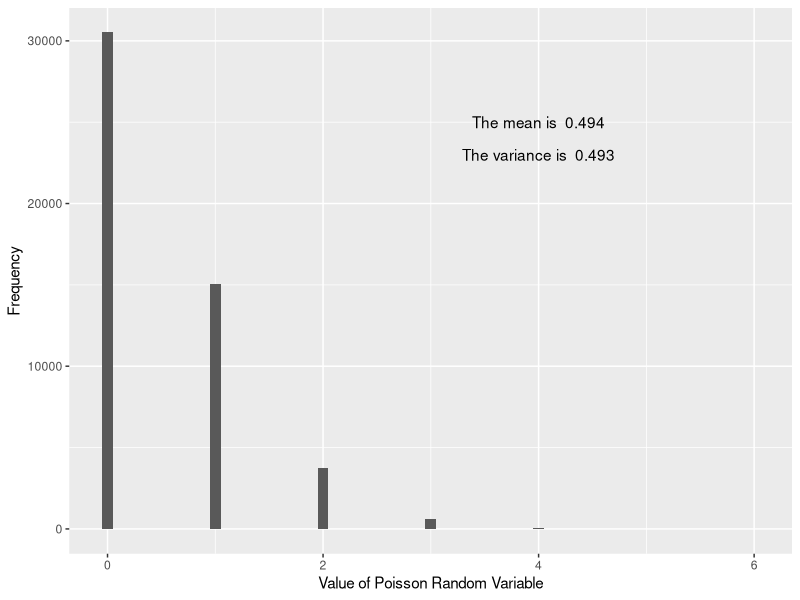
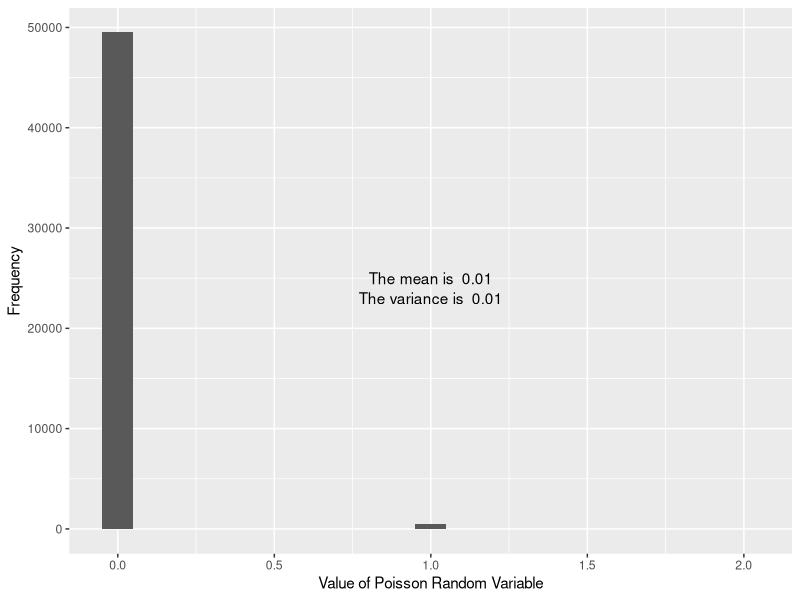
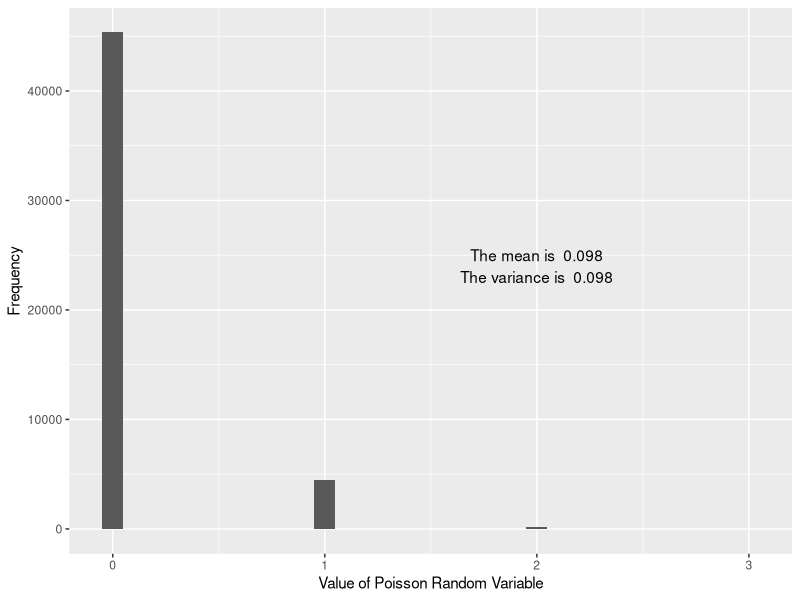
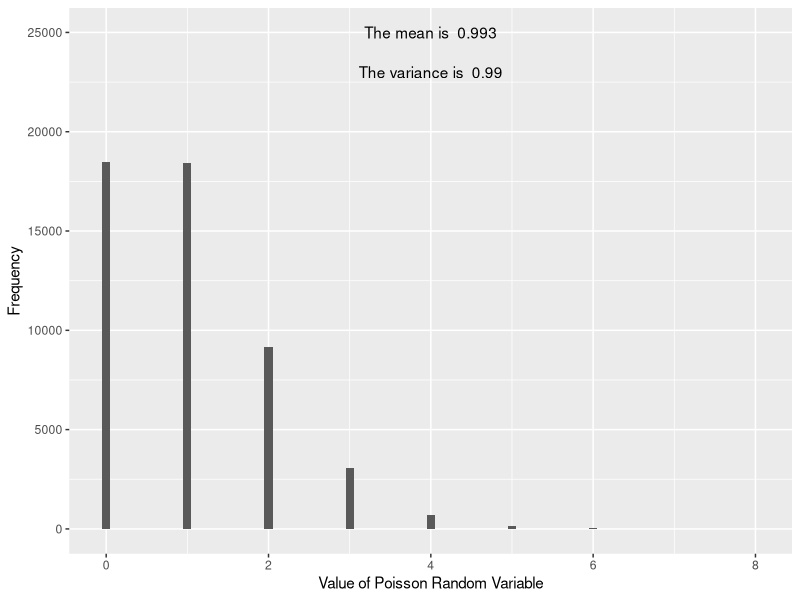
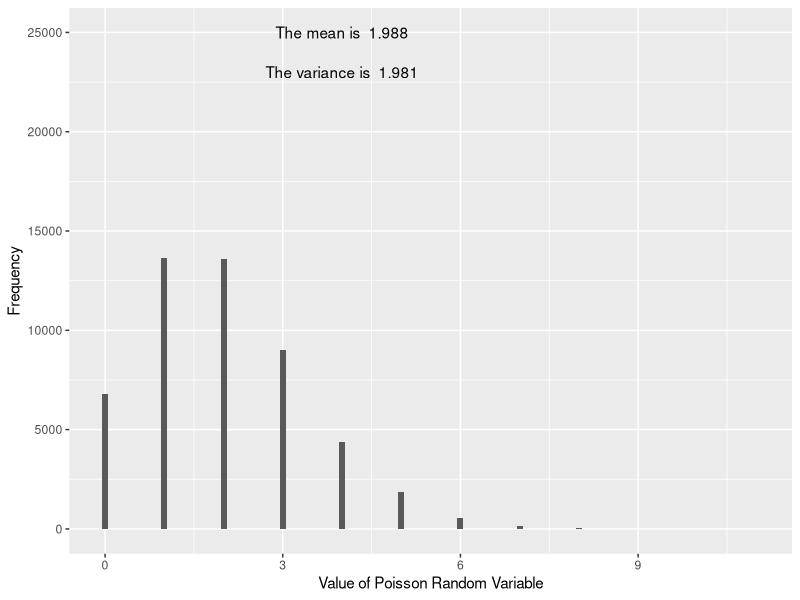
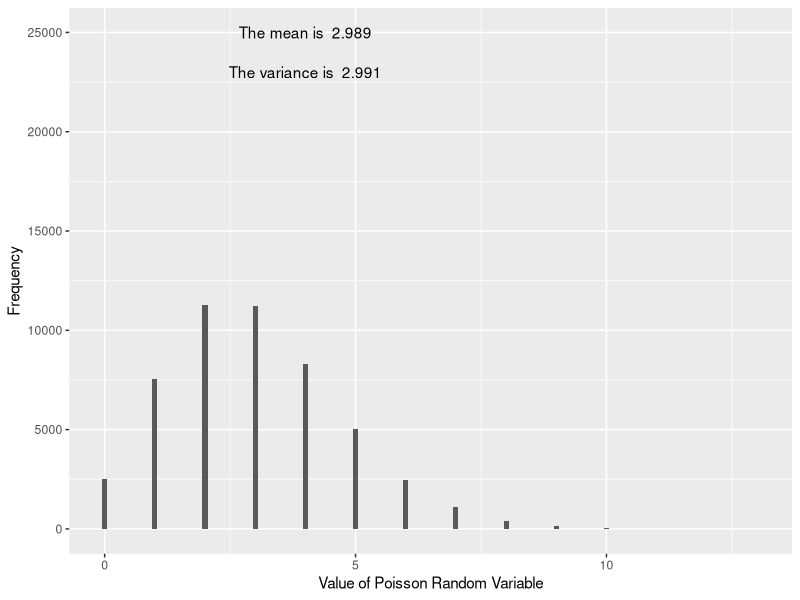
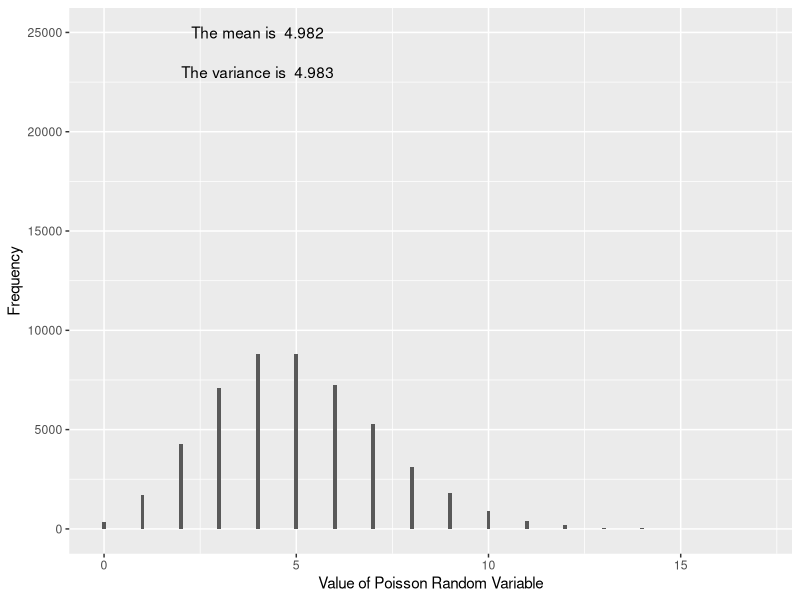
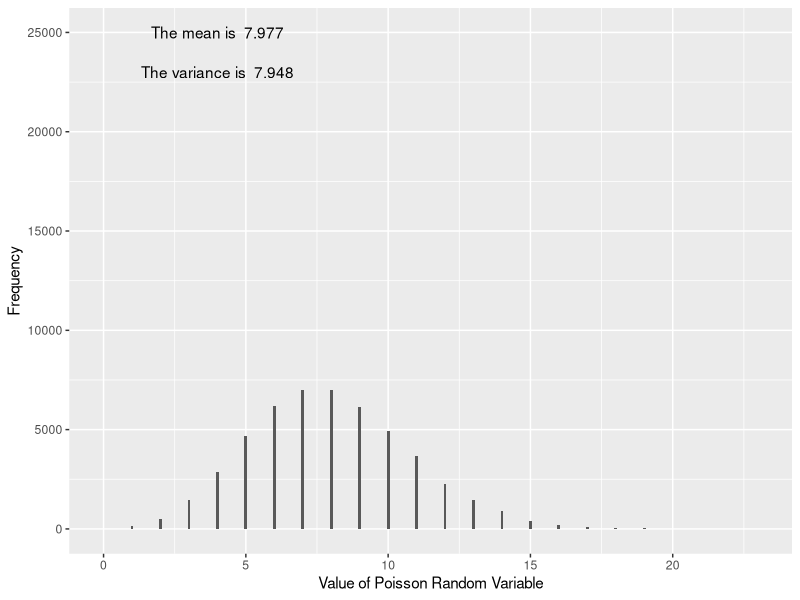

These figures' R source, in order:
## ---- chunk 1
knitr::opts_chunk$set(echo = TRUE)
## ---- chunk 2
library(tidyverse)
## ---- chunk 3
#Generate a random sample
num_samples <- 50000
set.seed(123) #This random number seeds allows us to get the same "random" results
poisson_values <- rpois(n = num_samples, lambda = 0.5)
set.seed(NULL)

#Store data as data frame so it can be used with ggplot
df <- data.frame(X = poisson_values)

#Create Plot
ggplot(data = df, mapping = aes(x = X)) +
  geom_histogram(binwidth = 0.1) + 
  annotate("text", x = 4, y = 25000, label= paste("The mean is ", round(mean(df$X), digits = 3))) + 
  annotate("text", x = 4, y = 23000, label= paste("The variance is ", round(var(df$X), digits = 3))) +
  labs(y = "Frequency",
       x = "Value of Poisson Random Variable")
## ---- chunk 4
#Generate a random sample
num_samples <- 50000
set.seed(123) #This random number seeds allows us to get the same "random" results
poisson_values <- rpois(n = num_samples, lambda = 0.01)
set.seed(NULL)

#Store data as data frame so it can be used with ggplot
df <- data.frame(X = poisson_values)

#Create Plot
ggplot(data = df, mapping = aes(x = X)) +
  geom_histogram(binwidth = 0.1) + 
  annotate("text", x = 1, y = 25000, label= paste("The mean is ", round(mean(df$X), digits = 3))) + 
  annotate("text", x = 1, y = 23000, label= paste("The variance is ", round(var(df$X), digits = 3))) +
  labs(y = "Frequency",
       x = "Value of Poisson Random Variable")

#Generate a random sample
num_samples <- 50000
set.seed(123) #This random number seeds allows us to get the same "random" results
poisson_values <- rpois(n = num_samples, lambda = 0.1)
set.seed(NULL)

#Store data as data frame so it can be used with ggplot
df <- data.frame(X = poisson_values)

#Create Plot
ggplot(data = df, mapping = aes(x = X)) +
  geom_histogram(binwidth = 0.1) + 
  annotate("text", x = 2, y = 25000, label= paste("The mean is ", round(mean(df$X), digits = 3))) + 
  annotate("text", x = 2, y = 23000, label= paste("The variance is ", round(var(df$X), digits = 3))) +
  labs(y = "Frequency",
       x = "Value of Poisson Random Variable")

#Generate a random sample
num_samples <- 50000
set.seed(123) #This random number seeds allows us to get the same "random" results
poisson_values <- rpois(n = num_samples, lambda = 1)
set.seed(NULL)

#Store data as data frame so it can be used with ggplot
df <- data.frame(X = poisson_values)

#Create Plot
ggplot(data = df, mapping = aes(x = X)) +
  geom_histogram(binwidth = 0.1) + 
  annotate("text", x = 4, y = 25000, label= paste("The mean is ", round(mean(df$X), digits = 3))) + 
  annotate("text", x = 4, y = 23000, label= paste("The variance is ", round(var(df$X), digits = 3))) +
  labs(y = "Frequency",
       x = "Value of Poisson Random Variable")

#Generate a random sample
num_samples <- 50000
set.seed(123) #This random number seeds allows us to get the same "random" results
poisson_values <- rpois(n = num_samples, lambda = 2)
set.seed(NULL)

#Store data as data frame so it can be used with ggplot
df <- data.frame(X = poisson_values)

#Create Plot
ggplot(data = df, mapping = aes(x = X)) +
  geom_histogram(binwidth = 0.1) + 
  annotate("text", x = 4, y = 25000, label= paste("The mean is ", round(mean(df$X), digits = 3))) + 
  annotate("text", x = 4, y = 23000, label= paste("The variance is ", round(var(df$X), digits = 3))) +
  labs(y = "Frequency",
       x = "Value of Poisson Random Variable")

#Generate a random sample
num_samples <- 50000
set.seed(123) #This random number seeds allows us to get the same "random" results
poisson_values <- rpois(n = num_samples, lambda = 3)
set.seed(NULL)

#Store data as data frame so it can be used with ggplot
df <- data.frame(X = poisson_values)

#Create Plot
ggplot(data = df, mapping = aes(x = X)) +
  geom_histogram(binwidth = 0.1) + 
  annotate("text", x = 4, y = 25000, label= paste("The mean is ", round(mean(df$X), digits = 3))) + 
  annotate("text", x = 4, y = 23000, label= paste("The variance is ", round(var(df$X), digits = 3))) +
  labs(y = "Frequency",
       x = "Value of Poisson Random Variable")

#Generate a random sample
num_samples <- 50000
set.seed(123) #This random number seeds allows us to get the same "random" results
poisson_values <- rpois(n = num_samples, lambda = 5)
set.seed(NULL)

#Store data as data frame so it can be used with ggplot
df <- data.frame(X = poisson_values)

#Create Plot
ggplot(data = df, mapping = aes(x = X)) +
  geom_histogram(binwidth = 0.1) + 
  annotate("text", x = 4, y = 25000, label= paste("The mean is ", round(mean(df$X), digits = 3))) + 
  annotate("text", x = 4, y = 23000, label= paste("The variance is ", round(var(df$X), digits = 3))) +
  labs(y = "Frequency",
       x = "Value of Poisson Random Variable")

#Generate a random sample
num_samples <- 50000
set.seed(123) #This random number seeds allows us to get the same "random" results
poisson_values <- rpois(n = num_samples, lambda = 8)
set.seed(NULL)

#Store data as data frame so it can be used with ggplot
df <- data.frame(X = poisson_values)

#Create Plot
ggplot(data = df, mapping = aes(x = X)) +
  geom_histogram(binwidth = 0.1) + 
  annotate("text", x = 4, y = 25000, label= paste("The mean is ", round(mean(df$X), digits = 3))) + 
  annotate("text", x = 4, y = 23000, label= paste("The variance is ", round(var(df$X), digits = 3))) +
  labs(y = "Frequency",
       x = "Value of Poisson Random Variable")

#Generate a random sample
num_samples <- 50000
set.seed(123) #This random number seeds allows us to get the same "random" results
poisson_values <- rpois(n = num_samples, lambda = 10)
set.seed(NULL)

#Store data as data frame so it can be used with ggplot
df <- data.frame(X = poisson_values)

#Create Plot
ggplot(data = df, mapping = aes(x = X)) +
  geom_histogram(binwidth = 0.1) + 
  annotate("text", x = 4, y = 25000, label= paste("The mean is ", round(mean(df$X), digits = 3))) + 
  annotate("text", x = 4, y = 23000, label= paste("The variance is ", round(var(df$X), digits = 3))) +
  labs(y = "Frequency",
       x = "Value of Poisson Random Variable")
## ---- chunk 5
num_samples <- 50000
set.seed(123) #This random number seeds allows us to get the same "random" results
poisson_values <- rpois(n = num_samples, lambda = 25)
set.seed(NULL)

#Store data as data frame so it can be used with ggplot
df <- data.frame(X = poisson_values)

#Create Plot
ggplot(data = df, mapping = aes(x = X)) +
  geom_histogram(binwidth = 0.1) + 
  annotate("text", x = 25, y = 10000, label= paste("The mean is ", round(mean(df$X), digits = 3))) + 
  annotate("text", x = 25, y = 8000, label= paste("The variance is ", round(var(df$X), digits = 3))) +
  labs(y = "Frequency",
       x = "Value of Poisson Random Variable")
